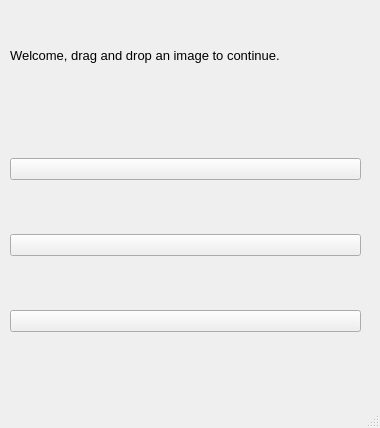
<?xml version="1.0" encoding="UTF-8"?>
<ui version="4.0">
 <class>welcomeWindow</class>
 <widget class="QMainWindow" name="welcomeWindow">
  <property name="geometry">
   <rect>
    <x>0</x>
    <y>0</y>
    <width>380</width>
    <height>428</height>
   </rect>
  </property>
  <property name="windowTitle">
   <string>GlossGen</string>
  </property>
  <widget class="QWidget" name="centralwidget">
   <widget class="QWidget" name="gridLayoutWidget">
    <property name="geometry">
     <rect>
      <x>10</x>
      <y>110</y>
      <width>351</width>
      <height>271</height>
     </rect>
    </property>
    <layout class="QGridLayout" name="gridLayout">
     <item row="0" column="0">
      <widget class="QPushButton" name="pdf">
       <property name="text">
        <string/>
       </property>
      </widget>
     </item>
     <item row="2" column="0">
      <widget class="QPushButton" name="summarise_text">
       <property name="text">
        <string/>
       </property>
      </widget>
     </item>
     <item row="1" column="0">
      <widget class="QPushButton" name="mini_game">
       <property name="text">
        <string/>
       </property>
      </widget>
     </item>
    </layout>
   </widget>
   <widget class="QLabel" name="label">
    <property name="geometry">
     <rect>
      <x>10</x>
      <y>20</y>
      <width>361</width>
      <height>71</height>
     </rect>
    </property>
    <property name="font">
     <font>
      <pointsize>10</pointsize>
     </font>
    </property>
    <property name="text">
     <string>Welcome, drag and drop an image to continue.</string>
    </property>
    <property name="wordWrap">
     <bool>true</bool>
    </property>
   </widget>
  </widget>
  <widget class="QStatusBar" name="statusbar"/>
 </widget>
 <resources/>
 <connections/>
</ui>
